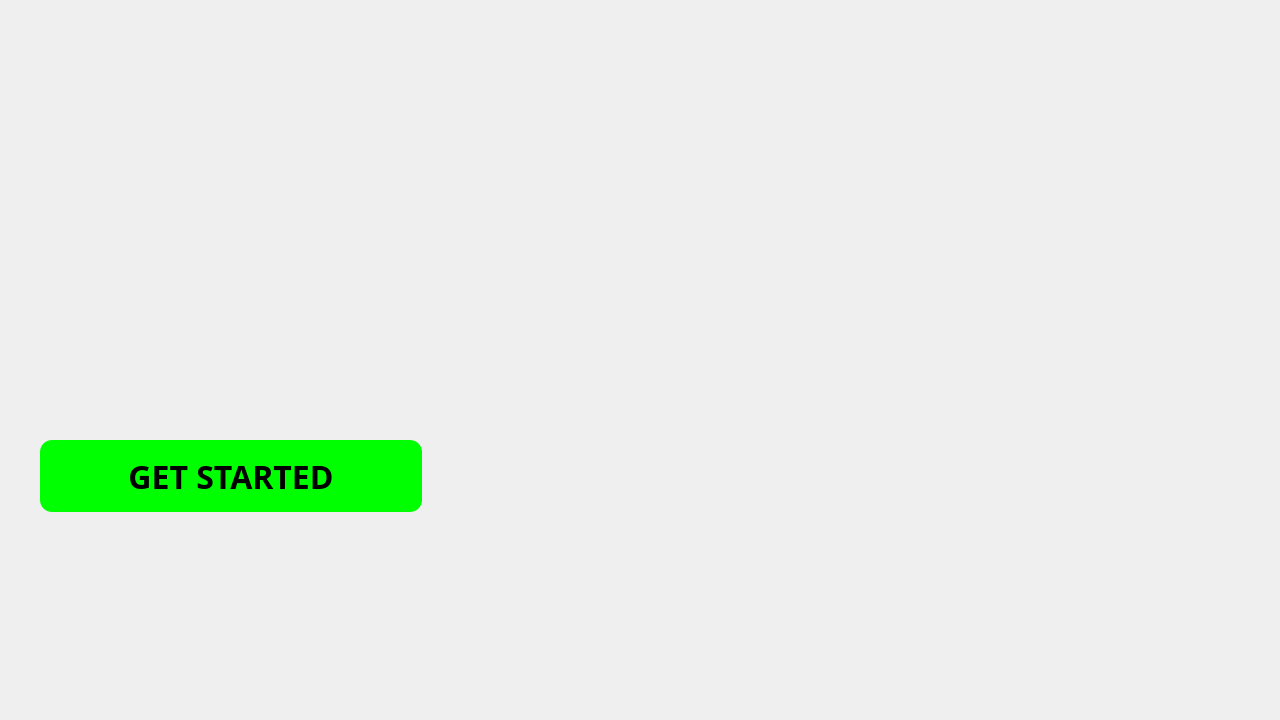
<?xml version="1.0" encoding="UTF-8"?>
<ui version="4.0">
 <class>MainWindow</class>
 <widget class="QMainWindow" name="MainWindow">
  <property name="geometry">
   <rect>
    <x>0</x>
    <y>0</y>
    <width>1280</width>
    <height>720</height>
   </rect>
  </property>
  <property name="maximumSize">
   <size>
    <width>1280</width>
    <height>720</height>
   </size>
  </property>
  <property name="windowTitle">
   <string>MainWindow</string>
  </property>
  <widget class="QWidget" name="centralwidget">
   <widget class="QLabel" name="label">
    <property name="geometry">
     <rect>
      <x>0</x>
      <y>0</y>
      <width>1280</width>
      <height>720</height>
     </rect>
    </property>
    <property name="font">
     <font>
      <pointsize>22</pointsize>
      <bold>true</bold>
     </font>
    </property>
    <property name="styleSheet">
     <string notr="true">background-image: url(:/Desktop/IMAGES/welcome.png.png);</string>
    </property>
    <property name="text">
     <string/>
    </property>
   </widget>
   <widget class="QPushButton" name="pushButton">
    <property name="geometry">
     <rect>
      <x>40</x>
      <y>440</y>
      <width>382</width>
      <height>72</height>
     </rect>
    </property>
    <property name="font">
     <font>
      <family>Arial Black</family>
      <pointsize>24</pointsize>
      <bold>true</bold>
     </font>
    </property>
    <property name="styleSheet">
     <string notr="true">QPushButton
{
color:black;
	
	background-color: rgb(0, 255, 0);
	border-radius:12px;

}
QPushButton:hover {
    
	
	background-color: rgb(255, 255, 255);
}</string>
    </property>
    <property name="text">
     <string>GET STARTED</string>
    </property>
   </widget>
   <widget class="QLabel" name="labelofpic">
    <property name="geometry">
     <rect>
      <x>0</x>
      <y>0</y>
      <width>1280</width>
      <height>720</height>
     </rect>
    </property>
    <property name="maximumSize">
     <size>
      <width>1280</width>
      <height>720</height>
     </size>
    </property>
    <property name="styleSheet">
     <string notr="true">image: url(:/PICS/welcome.png.jpg);</string>
    </property>
    <property name="text">
     <string/>
    </property>
   </widget>
   <zorder>labelofpic</zorder>
   <zorder>label</zorder>
   <zorder>pushButton</zorder>
  </widget>
  <widget class="QMenuBar" name="menubar">
   <property name="geometry">
    <rect>
     <x>0</x>
     <y>0</y>
     <width>1280</width>
     <height>22</height>
    </rect>
   </property>
  </widget>
 </widget>
 <resources/>
 <connections/>
</ui>
